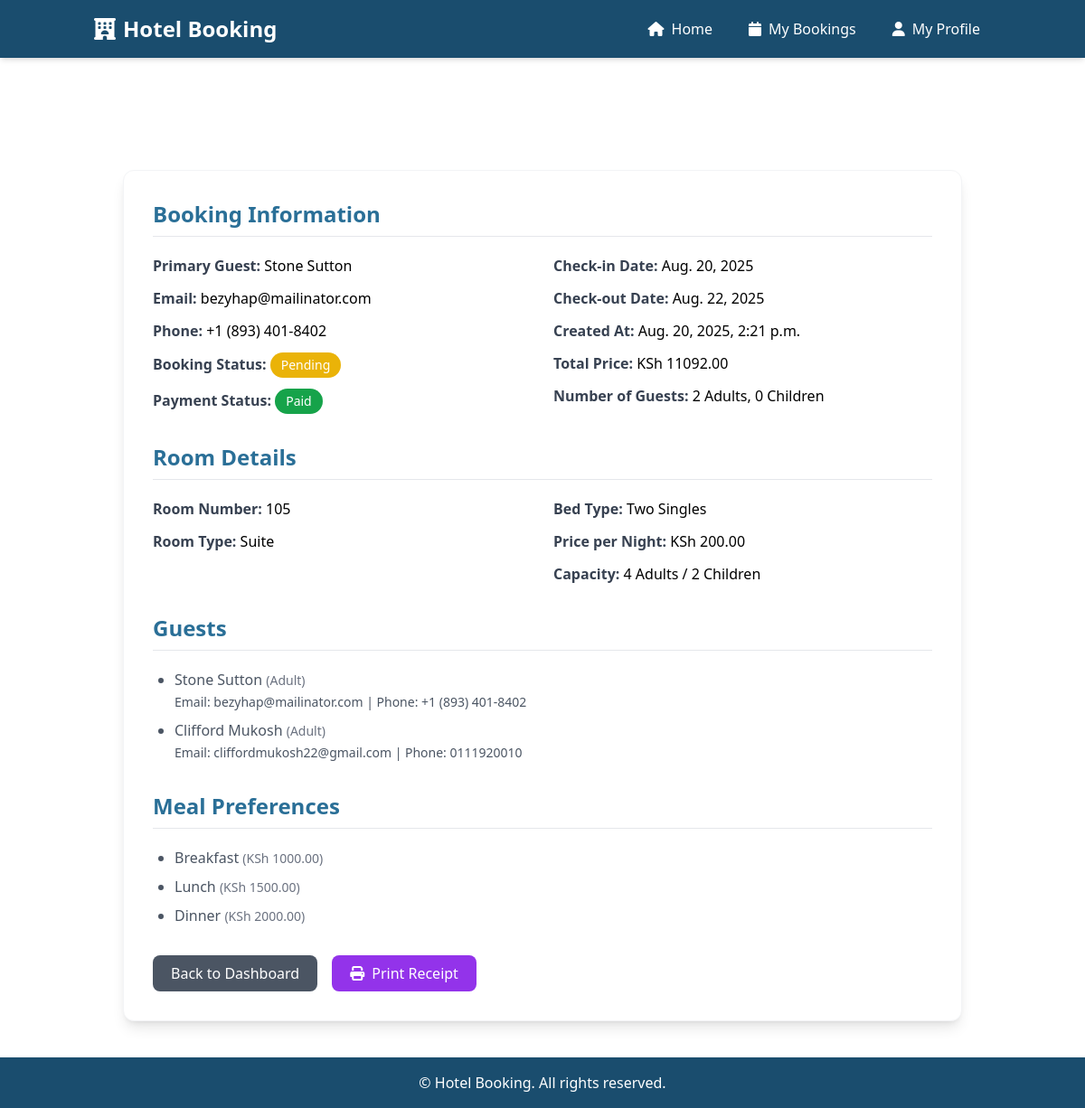
The app's page /booking/2/ (signed in) with its own data.
### hotel_listing/models.py (models this page shows, shortened)
class Booking(models.Model):
    STATUS_CHOICES = [
        ('Confirmed', 'Confirmed'),
        ('Pending', 'Pending'),
        ('Cancelled', 'Cancelled'),
    ]
    primary_guest = models.ForeignKey(Guest, on_delete=models.CASCADE, null=True, related_name='bookings')
    room = models.ForeignKey(Room, on_delete=models.CASCADE, related_name='bookings')
    start_date = models.DateField()
    end_date = models.DateField()
    num_adults = models.IntegerField(validators=[MinValueValidator(1)])
    num_children = models.IntegerField(validators=[MinValueValidator(0)])
    total_price = models.DecimalField(max_digits=10, decimal_places=2, validators=[MinValueValidator(0.01)])
    booking_status = models.CharField(max_length=20, choices=STATUS_CHOICES, default='Pending')
    created_at = models.DateTimeField(auto_now_add=True)
    class Meta:
        db_table = 'bookings'
        constraints = [
            CheckConstraint(
                check=Q(end_date__gt=F('start_date')),
                name='check_dates'
            ),
            CheckConstraint(
                check=Q(num_adults__gt=0),
                name='check_positive_guests'
            ),
        ]

class Guest(models.Model):
    user = models.OneToOneField(User, on_delete=models.CASCADE, null=True, blank=True, related_name='guest_profile')
    first_name = models.CharField(max_length=50)
    last_name = models.CharField(max_length=50)
    email = models.EmailField(max_length=100, null=True, blank=True)
    phone = models.CharField(max_length=20, blank=True, null=True)
    class Meta:
        db_table = 'guests'

class Room(models.Model):
    room_number = models.CharField(max_length=10, unique=True)
    room_type = models.CharField(max_length=50)  # e.g., Single, Double, Suite
    capacity_adults = models.IntegerField(validators=[MinValueValidator(1)])
    capacity_children = models.IntegerField(validators=[MinValueValidator(0)])
    price_per_night = models.DecimalField(max_digits=10, decimal_places=2, validators=[MinValueValidator(0.01)])
    bed_type = models.CharField(
        max_length=20,
        choices=[
            ('Single', 'Single Bed'),
            ('Double', 'Double Bed'),
            ('Two Singles', 'Two Single Beds')
        ]
    )
    is_available = models.BooleanField(default=True)
    image = models.ImageField(upload_to='rooms/', blank=True, null=True)  # New image field
    description = models.TextField(blank=True, null=True)  # New description field
    class Meta:
        db_table = 'rooms'

class BookingGuest(models.Model):
    booking = models.ForeignKey(Booking, on_delete=models.CASCADE, related_name='booking_guests')
    guest = models.ForeignKey(Guest, on_delete=models.CASCADE, related_name='booking_guest_entries')
    is_child = models.BooleanField(default=False)
    class Meta:
        db_table = 'booking_guests'
        unique_together = ('booking', 'guest')

class MealPreference(models.Model):
    booking = models.ForeignKey(Booking, on_delete=models.CASCADE, related_name='meal_preferences')
    meal = models.ForeignKey(Meal, on_delete=models.CASCADE, related_name='meal_preferences')
    selected = models.BooleanField(default=False)
    class Meta:
        db_table = 'meal_preferences'
        unique_together = ('booking', 'meal')

class Meal(models.Model):
    name = models.CharField(max_length=50, unique=True)  # e.g., Breakfast, Lunch, Dinner
    price = models.DecimalField(max_digits=6, decimal_places=2)
    class Meta:
        db_table = 'meals'

### hotel_listing/views.py (the view)
# urls.py: path('booking/<int:booking_id>/', views.booking_details, name='booking_details'),
@login_required
def booking_details(request, booking_id):
    try:
        guest = request.user.guest_profile
    except Guest.DoesNotExist:
        messages.error(request, "No guest profile found for this user.")
        return redirect("dashboard")
    booking = get_object_or_404(Booking, id=booking_id, primary_guest=guest)
    total_paid = booking.payments.aggregate(total=Sum("amount"))["total"] or 0
    booking.total_paid = total_paid
    booking.balance = booking.total_price - total_paid
    if total_paid >= booking.total_price:
        booking.payment_status = "Paid"
    elif total_paid > 0:
        booking.payment_status = "Partial"
    else:
        booking.payment_status = "Unpaid"
    return render(request, "booking_details.html", {"booking": booking})

### hotel_listing/templates/booking_details.html (shortened to what this page needs)
{% extends "base.html" %}
{% block content %}
<div class="container mx-auto mt-10 px-4 sm:px-6 lg:px-8">
    <h2 class="text-3xl font-bold mb-8 text-white tracking-tight">Booking Details: ID {{ booking.id }}</h2>
    <div class="bg-white p-6 sm:p-8 rounded-xl shadow-lg border border-gray-100">
        <div class="mb-8">
            <h3 class="text-2xl font-semibold text-[#2a6f97] mb-5 border-b pb-2">Booking Information</h3>
            <div class="grid grid-cols-1 sm:grid-cols-2 gap-6">
                <div class="space-y-3">
                    <p><strong class="text-gray-700">Primary Guest:</strong> {{ booking.primary_guest.first_name }} {{ booking.primary_guest.last_name }}</p>
                    <p><strong class="text-gray-700">Email:</strong> {{ booking.primary_guest.email|default:"N/A" }}</p>
                    <p><strong class="text-gray-700">Phone:</strong> {{ booking.primary_guest.phone|default:"N/A" }}</p>
                    <p><strong class="text-gray-700">Booking Status:</strong>
                        <span class="inline-block px-3 py-1 rounded-full text-sm font-medium text-white
                            {% if booking.booking_status == 'Confirmed' %} bg-green-600
                            {% elif booking.booking_status == 'Pending' %} bg-yellow-500
                            {% elif booking.booking_status == 'Cancelled' %} bg-red-600
                            {% else %} bg-gray-500 {% endif %}">
                            {{ booking.booking_status }}
                        </span>
                    </p>
                    <p><strong class="text-gray-700">Payment Status:</strong>
                        <span class="inline-block px-3 py-1 rounded-full text-sm font-medium text-white
                            {% if booking.payment_status == 'Paid' %} bg-green-600
                            {% elif booking.payment_status == 'Partial' %} bg-yellow-500
                            {% elif booking.payment_status == 'Unpaid' %} bg-red-600
                            {% else %} bg-gray-500 {% endif %}">
                            {{ booking.payment_status|default:"Unpaid" }}
                        </span>
                    </p>
                </div>
                <div class="space-y-3">
                    <p><strong class="text-gray-700">Check-in Date:</strong> {{ booking.start_date }}</p>
                    <p><strong class="text-gray-700">Check-out Date:</strong> {{ booking.end_date }}</p>
                    <p><strong class="text-gray-700">Created At:</strong> {{ booking.created_at }}</p>
                    <p><strong class="text-gray-700">Total Price:</strong> KSh {{ booking.total_price }}</p>
                    <p><strong class="text-gray-700">Number of Guests:</strong> {{ booking.num_adults }} Adults, {{ booking.num_children }} Children</p>
                </div>
            </div>
        </div>
        <div class="mb-8">
            <h3 class="text-2xl font-semibold text-[#2a6f97] mb-5 border-b pb-2">Room Details</h3>
            <div class="grid grid-cols-1 sm:grid-cols-2 gap-6">
                <div class="space-y-3">
                    <p><strong class="text-gray-700">Room Number:</strong> {{ booking.room.room_number }}</p>
                    <p><strong class="text-gray-700">Room Type:</strong> {{ booking.room.room_type }}</p>
                </div>
                <div class="space-y-3">
                    <p><strong class="text-gray-700">Bed Type:</strong> {{ booking.room.bed_type }}</p>
                    <p><strong class="text-gray-700">Price per Night:</strong> KSh {{ booking.room.price_per_night }}</p>
                    <p><strong class="text-gray-700">Capacity:</strong> {{ booking.room.capacity_adults }} Adults / {{ booking.room.capacity_children }} Children</p>
                </div>
            </div>
        </div>
        <div class="mb-8">
            <h3 class="text-2xl font-semibold text-[#2a6f97] mb-5 border-b pb-2">Guests</h3>
            <ul class="list-disc pl-6 space-y-2">
                {% for booking_guest in booking.booking_guests.all %}
                <li class="text-gray-600">
                    {{ booking_guest.guest.first_name }} {{ booking_guest.guest.last_name }}
                    <span class="text-sm text-gray-500">({{ booking_guest.is_child|yesno:"Child,Adult" }})</span>
                    <br>
                    <span class="text-sm">Email: {{ booking_guest.guest.email|default:"N/A" }} | Phone: {{ booking_guest.guest.phone|default:"N/A" }}</span>
                </li>
                {% empty %}
                <li class="text-gray-600">No additional guests.</li>
                {% endfor %}
            </ul>
        </div>
        <div class="mb-8">
            <h3 class="text-2xl font-semibold text-[#2a6f97] mb-5 border-b pb-2">Meal Preferences</h3>
            <ul class="list-disc pl-6 space-y-2">
                {% for preference in booking.meal_preferences.all %}
                <li class="text-gray-600">{{ preference.meal.name }} <span class="text-sm text-gray-500">(KSh {{ preference.meal.price }})</span></li>
                {% empty %}
                <li class="text-gray-600">No meals selected.</li>
                {% endfor %}
            </ul>
        </div>
        <div class="flex flex-wrap gap-4 mt-8">
            <a href="{% url 'dashboard' %}"
               class="inline-block bg-gray-600 text-white px-5 py-2 rounded-lg hover:bg-gray-700 transition-colors duration-200">
                Back to Dashboard
            </a>
            {% if booking.payment_status == 'Paid' %}
            <a href="{% url 'print_receipt' booking.id %}"
               class="inline-block bg-purple-600 text-white px-5 py-2 rounded-lg hover:bg-purple-700 transition-colors duration-200"
               target="_blank">
                <i class="fa fa-print mr-2"></i>Print Receipt
            </a>
            {% endif %}
        </div>
    </div>
</div>
{% endblock %}

### hotel_listing/templates/base.html (style rules this page uses)
body { @apply bg-[#2a6f97] min-h-screen; }

### records on screen
Booking: primary_guest.first_name "Stone", primary_guest.last_name "Sutton", primary_guest.email "bezyhap@mailinator.com", primary_guest.phone "+1 (893) 401-8402", booking_status "Pending", payment_status "Paid", start_date "Aug. 20, 2025", end_date "Aug. 22, 2025", created_at "Aug. 20, 2025, 2:21 p.m.", total_price "11092.00", num_adults "2", num_children "0", room.room_number "105", room.room_type "Suite", room.bed_type "Two Singles", room.price_per_night "200.00", room.capacity_adults "4", room.capacity_children "2"
BookingGuest: guest.first_name "Stone", guest.last_name "Sutton", is_child "Adult", guest.email "bezyhap@mailinator.com", guest.phone "+1 (893) 401-8402"
BookingGuest: guest.first_name "Clifford", guest.last_name "Mukosh", is_child "Adult", guest.email "cliffordmukosh22@gmail.com", guest.phone "0111920010"
MealPreference: meal.name "Breakfast", meal.price "1000.00"
MealPreference: meal.name "Lunch", meal.price "1500.00"
MealPreference: meal.name "Dinner", meal.price "2000.00"
